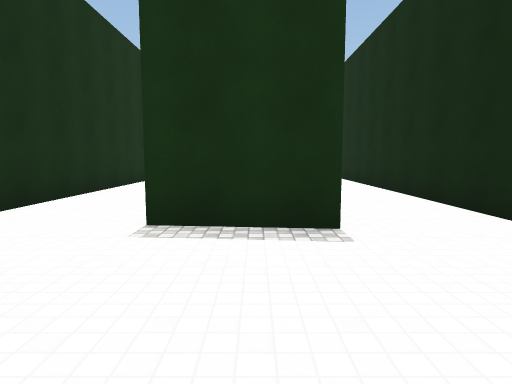
View 1 (above)

20 first-person views from a walk through a Unity game level. The camera is 1.4 m above the floor, tilts 6° down and sees 75° across. The floor is counted in squares, 2 m on a side. Each view is taken from the middle of a square. On the plan, view 1 faces up. The plan holds only what a view shows up to about 10 squares ahead; the rest is blank. The place goes on beyond the plan. The player character is not drawn. Surface patterns are stand-ins for the level's own textures.

View 2
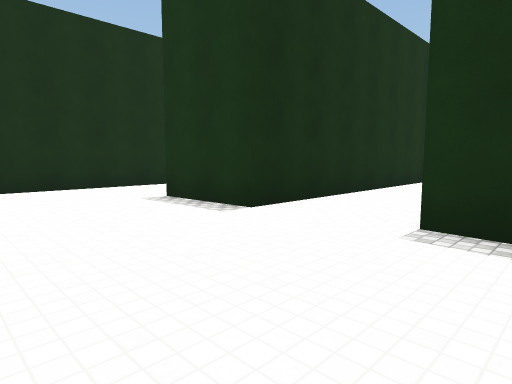

View 3
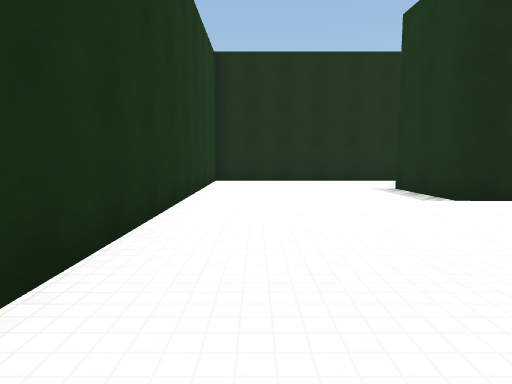

View 4
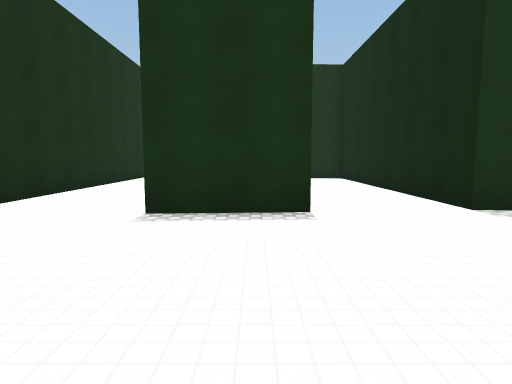

View 5
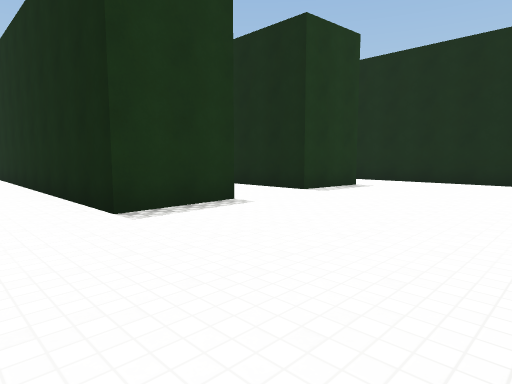

View 6
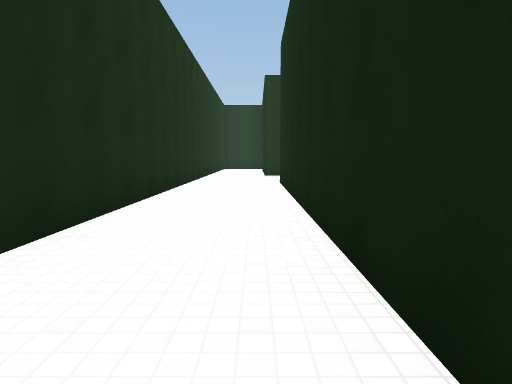

View 7
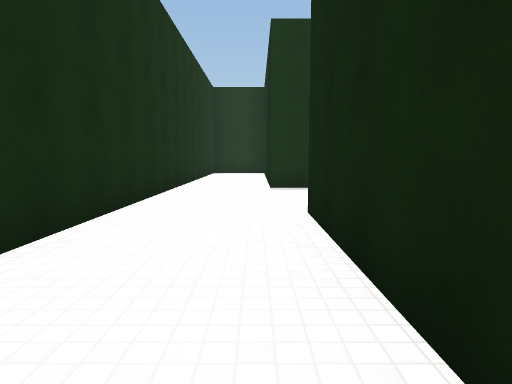

View 8
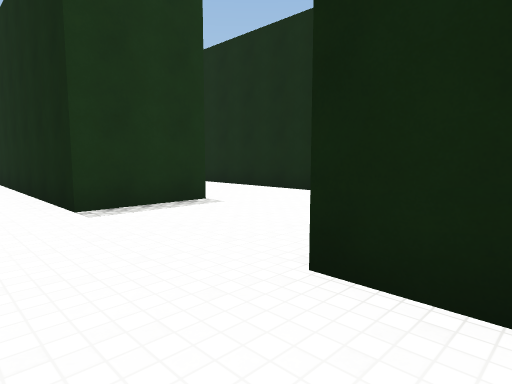

View 9
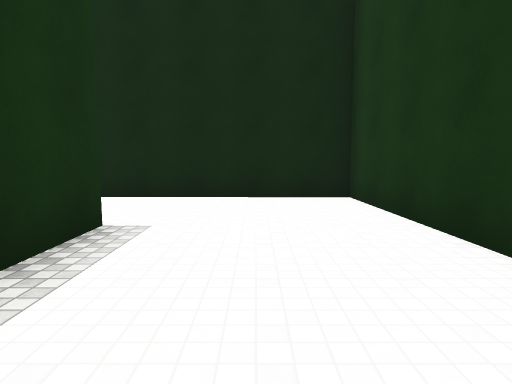

View 10
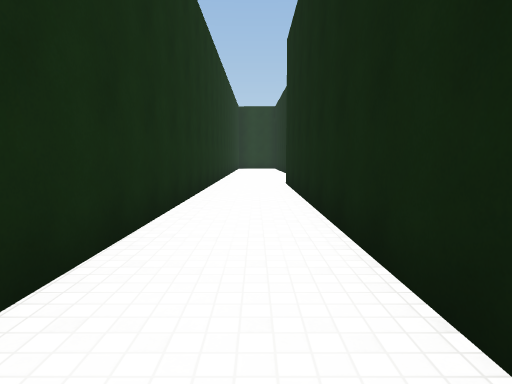

View 11
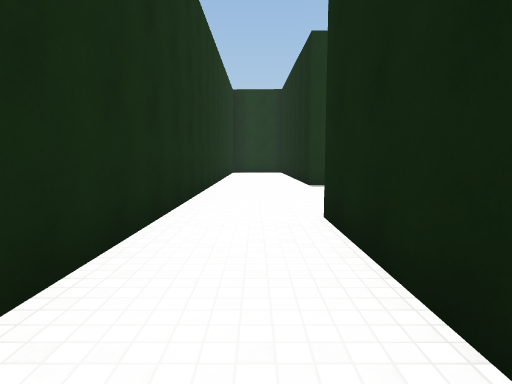

View 12
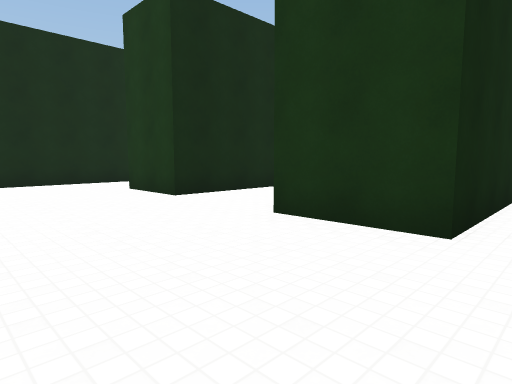

View 13
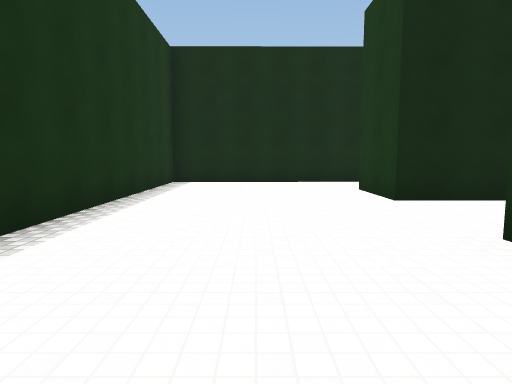

View 14
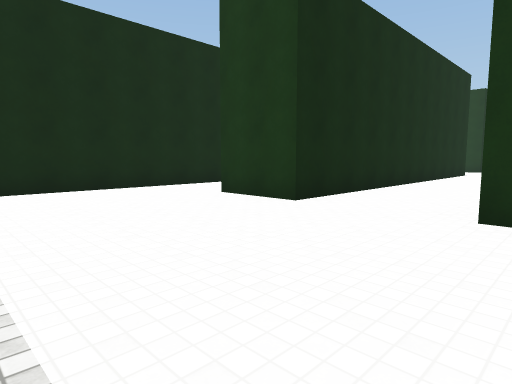

View 15
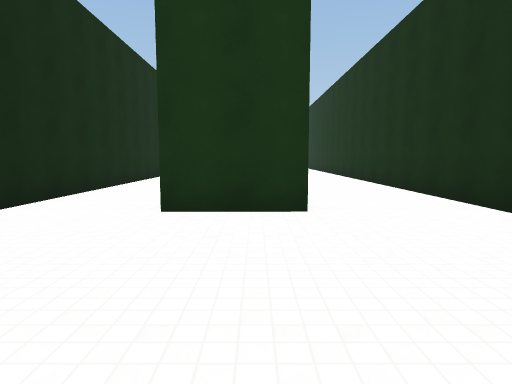

View 16
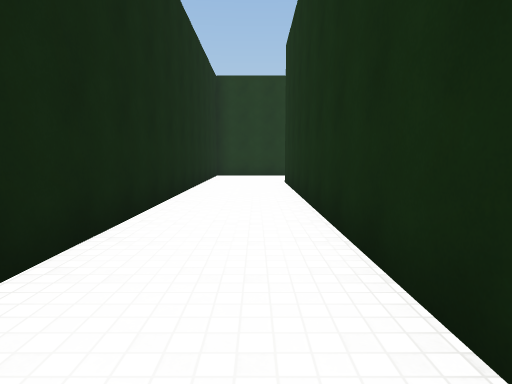

View 17
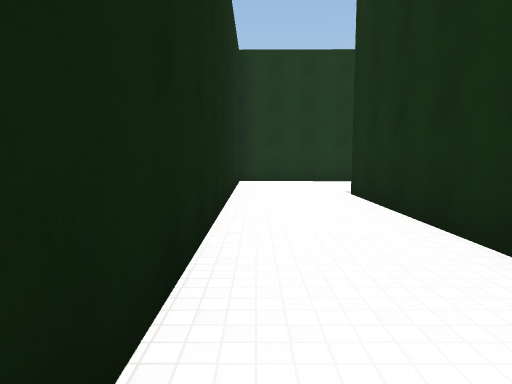

View 18
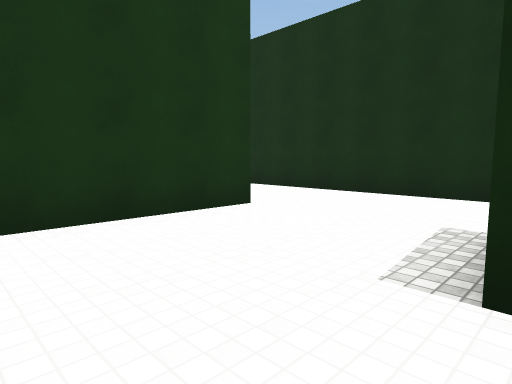

View 19
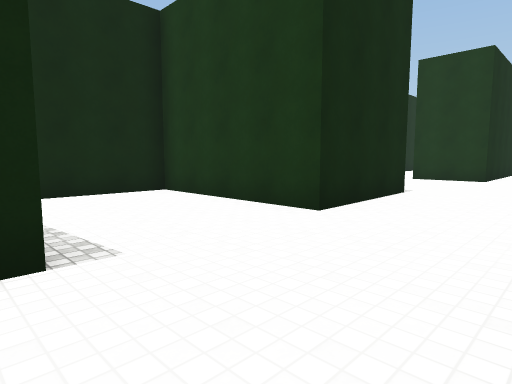

View 20
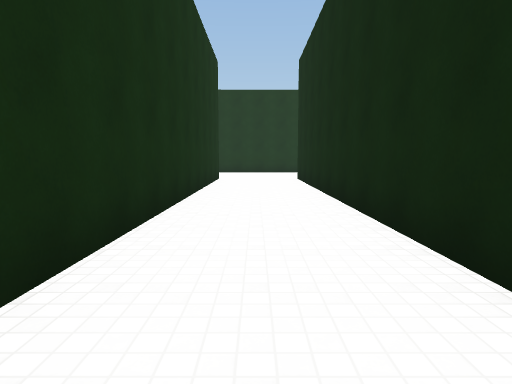

### Floor plan
Points are (right, up) in squares from view 1. A wall is a line through its corners. A room is listed if a view was taken in it or the views show most of it. See-through windows are left out.
Room 1 (views 1, 2, 3, 4, 5, 6, 7, 8, 9)
walls: (-3.2, 9.8) (-3.3, 3.2) (-5.4, 3.1) (-5.3, 13.3); (0.9, 3.2) (-1.2, 3.4) (-1.2, 9); (-4.8, 13.2) (-1.2, 13.4) (-1.2, 18.5); (2.8, 0.2) (2.8, 3.4); (-3.6, 16.6) (-5.7, 16.6) (-5.7, 18.5); (-7.8, 18.6) (-7.9, -1.2) (0.5, -1.2)
ways out: opening at (2, 4) to room 2
Room 2 (views 10, 11, 12, 13, 14, 15, 16, 17, 18, 19, 20)
walls: (9.2, 11.1) (9.2, 2.6); (7.3, 2.5) (7.3, 12.8) (9.3, 12.8); (2.8, 3.4) (2.8, 12.9) (4.8, 12.9) (4.8, -3.4); (0.9, 18.5) (0.8, 5.4); (7.6, -3.8) (7.5, -0.6) (11.5, -0.7) (11.4, 17.3) (3.3, 17.3) (3.3, 18.4)
ways out: opening at (2, 4) to room 1; opening at (6.5, -3.5)

Positions as (right, up) in squares from view 1, and headings:
1: (0, 0), facing up
2: (0, 0), facing up-left
3: (2, 0), facing left
4: (-4, -1), facing up
5: (-7, -1), facing up-right
6: (-6, 4), facing up
7: (-6, 9), facing up
8: (-7, 12), facing up-right
9: (-7, 15), facing right
10: (2, 4), facing up
11: (2, 9), facing up
12: (2, 16), facing down-right
13: (2, 15), facing right
14: (4, 17), facing down-right
15: (8, 17), facing down
16: (10, 12), facing down
17: (11, 9), facing down
18: (11, 3), facing down-left
19: (5, 3), facing down-right
20: (6, 2), facing up
